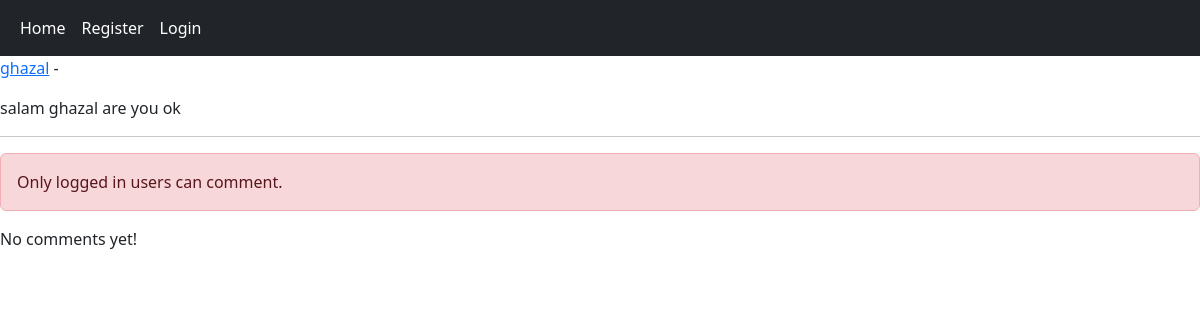
Before: /home/post/7/salam-ghazal-are-you-ok/ with the older database file.
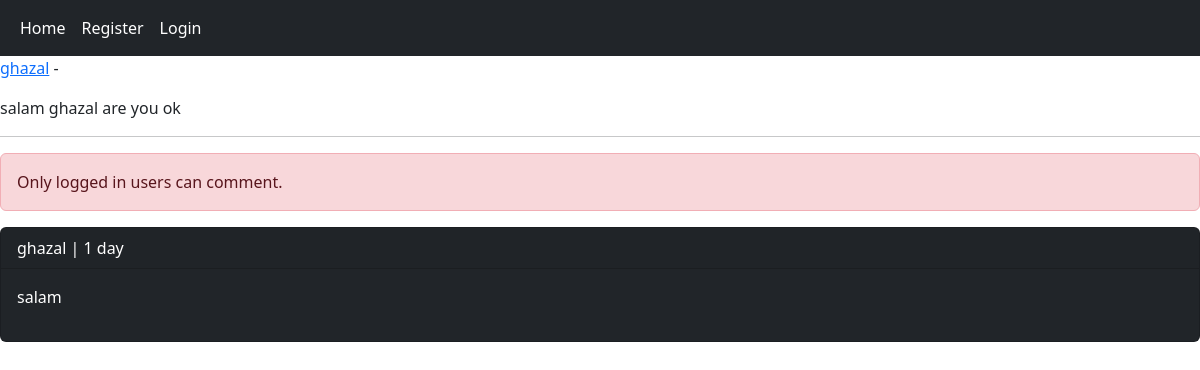
After: the same page with the newer database file.
### home_app/models.py (models this page shows, shortened)
class Comment(models.Model):
    user = models.ForeignKey(User, on_delete=models.CASCADE, related_name='ucomments')
    post = models.ForeignKey(UserPost, on_delete=models.CASCADE, related_name='pcomments')
    reply = models.ForeignKey('self', on_delete=models.CASCADE, related_name='rcomments', blank=True, null=True)
    is_reply = models.BooleanField(default=False)
    body = models.TextField(max_length=400)
    created = models.DateTimeField(auto_now_add=True)

### home_app/views.py (the view, shortened to what this page needs)
# urls.py: path('post/<int:post_id>/<slug:post_slug>/', views.PostDetailView.as_view(), name="post_detail"),
class PostDetailView(View):
    form_class=CommentCretaeForm
    form_class_reply=CommentReplyForm
    def setup(self, request, *args, **kwargs):
        self.post_instance = get_object_or_404(UserPost, pk=kwargs['post_id'], slug=kwargs['post_slug'])
        return super().setup(request, *args, **kwargs)
    def get(self, request, *args, **kwargs):
        comments = self.post_instance.pcomments.filter(is_reply=False)  # کامنت اصلی یعنی کامنت پدر است
        can_like = False
        if request.user.is_authenticated and self.post_instance.user_can_like(request.user):
            can_like = True
        return render(request, 'home_app/postdetail.html', {
            'post':self.post_instance,
            'comments':comments,
            'form':self.form_class,
            'reply_form':self.form_class_reply,
            'can_like':can_like
        })

### home_app/templates/home_app/postdetail.html (shortened to what this page needs)
{% extends 'base.html' %}
{% block content %}
    <p><a href="{% url 'account_app:profile' post.user.id %}">{{ post.user.username }}</a> - {{ post.updated|date:"Y-M" }}</p>
    <p>{{ post.body }}</p><hr/>
    {% if request.user.is_authenticated %}
        <form action="" method="post">
            {% csrf_token %}
            {{ form.as_p }}
            <input type="submit" value="Send">
        </form> <br/>
    {% else %}
        <p class="alert alert-danger">Only logged in users can comment.</p>
    {% endif %}
    {% for comment in comments %}
        <div class="card bg-dark text-white">
            <p class="card-header">{{ comment.user }} | {{ comment.created|timesince }}</p>
            <p class="card-body">{{ comment.body }}</p>
        </div><br/>
    {% empty %}
        <p>No comments yet!</p>
    {% endfor %}
{% endblock %}

Changed rows visible on the page:
added Comment: user "ghazal", created "1 day", body "salam"
Other visible differences:
text no longer shown: "No comments yet!"
